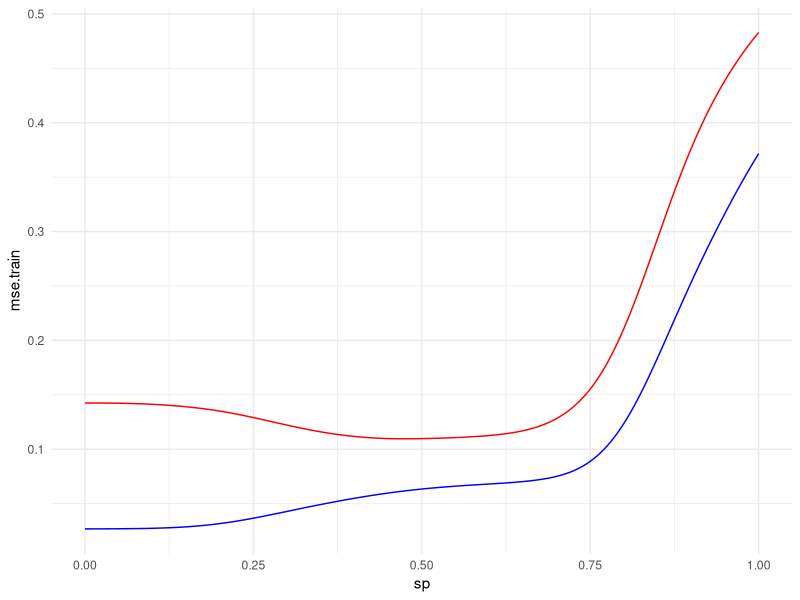

Reproduce this figure in R. (Note: this script raises an error after producing the figure.)
## ---- chunk 1
library('ggplot2')
## ---- chunk 2
set.seed(1000)
f <- function(x) { sin(x) }
n <- 150
from <- 0
to <- 4*pi
sd.eps <- .3
x <- seq(from=from, to=to, length=n)
test <- rep(F, times=n)
test[sample(n, size=floor(n/3))] <- T
df <- data.frame(x, y = f(x) + rnorm(n, sd=sd.eps), test)
## ---- chunk 3
my.func <- function(sp) {
    ss <- smooth.spline( df$x[!test], df$y[!test], spar=sp)
    data.frame(sp        = sp,
               mse.train = mean((df$y[!test] - predict(ss, df$x[!test])$y)^2),
               mse.test  = mean((df$y[test] - predict(ss, df$x[test])$y)^2))
}
require(plyr)
# make data.frame of curve data:
curves <- adply(seq(0,1,length=201), 1, my.func)
# make a plot of the data:
p.curves <- ggplot(curves, aes(x=sp)) + geom_line(aes(y=mse.train),color='blue') +
                geom_line(aes(y=mse.test),color='red') + theme_minimal()
## ---- chunk 4
sliderInput("sp", label=h3("smoothing parameter"), min=0, max=1, value=.5)
## ---- chunk 5
ss <- reactive({ smooth.spline(df$x[!df$test], df$y[!df$test], spar=input$sp) })
curvy <- reactive({ predict(ss(), seq(from=from, to=to, length=100)) })
pred <- reactive({predict(ss(), df$x)})

biggie <- reactive({
    ggplot(df, aes(x,y)) + geom_point(aes(col=test), size=2) +
    scale_color_manual(values=c('blue', 'red')) + theme_minimal() + ylim(-1.5, 1.5) +
    guides(color=F) + annotate(geom='line', x=curvy()$x, y=curvy()$y, color='blue') +
    annotate(geom='segment', x=pred()$x[!df$test], xend=pred()$x[!df$test],
             y=df$y[!df$test], yend=pred()$y[!df$test], col='blue') +
    annotate(geom='segment', x=pred()$x[df$test], xend=pred()$x[df$test],
             y=df$y[df$test], yend=pred()$y[df$test], col='red')
    })

resids.train <- reactive({
    data.frame(x=1:(n-floor(n/3)), train=sort(abs(df$y[!df$test] - pred()$y[!df$test])))
    })
resids.test <- reactive({
    data.frame(x=1:floor(n/3), test=sort(abs(df$y[df$test] - pred()$y[df$test])))
    })

p2 <- reactive({
    ggplot(resids.train(), aes(x, train)) + geom_segment(aes(xend=x, yend=0),color='blue') +
    ylim(0,3) +
    theme_minimal()
    })
p3 <- reactive({
    ggplot(resids.test(), aes(x, test)) + geom_segment(aes(xend=x, yend=0),color='red') +
    ylim(0,3) +
    theme_minimal()
    })
## ---- chunk 6
renderPlot({p.curves + geom_vline(xintercept=input$sp)},width = 400,height=200)
library('gridExtra')
renderPlot({grid.arrange(biggie(),p2(),p3(),ncol=3,widths=c(5,2,1))})
